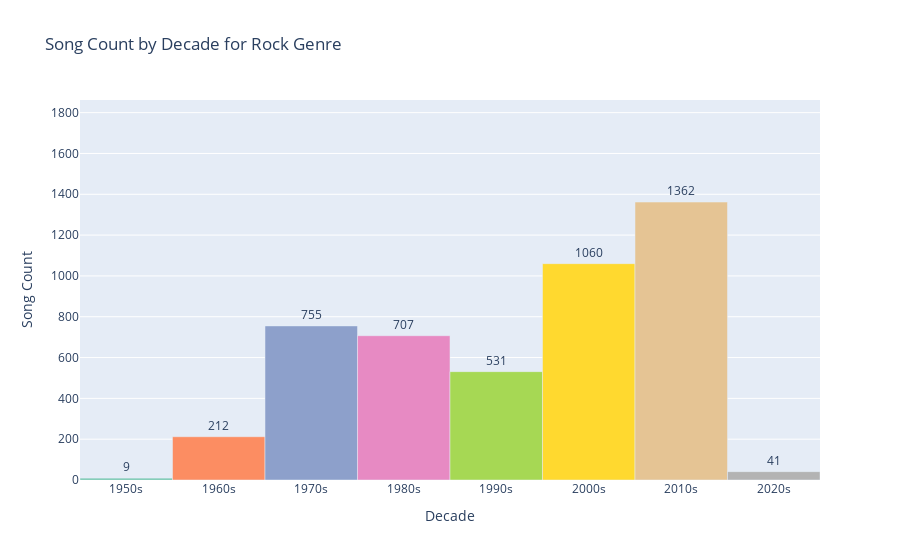

Notebook cell for this chart:
### Code cell
genre = input("Enter a music genre: ")
selected_data = big_df[big_df['main_genre'] == genre.lower()]
selected_data = selected_data.groupby('decade')['song'].count().reset_index()
fig = go.Figure(data=go.Bar(x=selected_data['decade'], y=selected_data['song'], 
                             marker_color=px.colors.qualitative.Set2, text=selected_data['song']))
fig.update_layout(title='Song Count by Decade for ' + genre.capitalize() + ' Genre', xaxis_title='Decade', yaxis_title='Song Count')
fig.update_traces(textposition='outside')
fig.update_layout(bargap=0)
max_count = selected_data['song'].max() + 500  # make sure to see all labels
fig.update_yaxes(range=[0, max_count])  
# Show the bar chart
fig.show()

### Figure 1 — Plotly figure (JSON) as saved in the notebook; plotly's stock layout.template omitted (floating-point values rounded to 4 significant figures)
{"data": [{"marker": {"color": ["rgb(102,194,165)", "rgb(252,141,98)", "rgb(141,160,203)", "rgb(231,138,195)", "rgb(166,216,84)", "rgb(255,217,47)", "rgb(229,196,148)", "rgb(179,179,179)"]}, "text": [9, 212, 755, 707, 531, 1060, 1362, 41], "textposition": "outside", "type": "bar", "x": ["1950s", "1960s", "1970s", "1980s", "1990s", "2000s", "2010s", "2020s"], "y": [9, 212, 755, 707, 531, 1060, 1362, 41]}], "layout": {"autosize": true, "bargap": 0, "title": {"text": "Song Count by Decade for Rock Genre"}, "xaxis": {"autorange": true, "range": [-0.5, 7.5], "title": {"text": "Decade"}, "type": "category"}, "yaxis": {"range": [0, 1862], "title": {"text": "Song Count"}, "type": "linear"}}}
